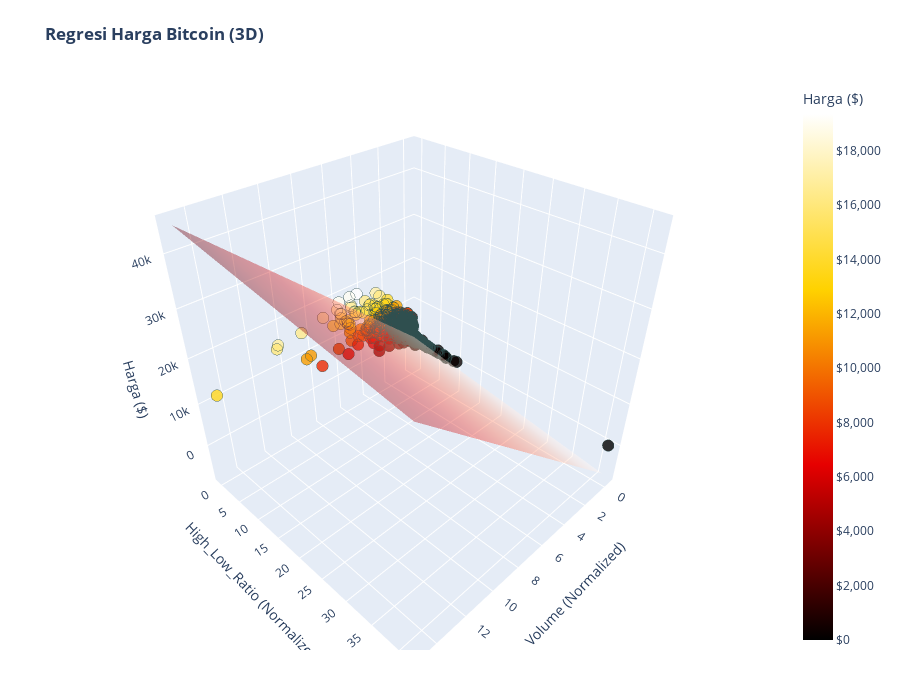

The cell this chart's notebook holds for it:
### Code cell
import plotly.graph_objects as go
import numpy as np
import pandas as pd
import statsmodels.api as sm
from sklearn.preprocessing import StandardScaler
from sklearn.metrics import mean_squared_error
import warnings
warnings.filterwarnings('ignore')

#  Ambil data harga Bitcoin dari GitHub
print("📊 Loading Bitcoin data...")
url = "https://raw.githubusercontent.com/Alam-A99/Case-Study/refs/heads/main/BTC-USD.csv"
df = pd.read_csv(url)

# 🗓️ Ubah kolom Date jadi format tanggal, terus dipakai jadi index
df['Date'] = pd.to_datetime(df['Date'])
df.set_index('Date', inplace=True)

#  Bikin indikator tambahan biar datanya lebih kaya
df['High_Low_Ratio'] = df['High'] / df['Low']     # bandingin harga tertinggi sama terendah
df['Price_Range'] = df['High'] - df['Low']       # selisih harga tertinggi dan terendah
df = df.dropna()

# 🎯 Tentuin target (harga penutupan) dan fitur yang dipakai
target = 'Close'
selected_features = ['Volume', 'High_Low_Ratio', 'Price_Range']

#  Pisahin data fitur (X) sama target (y)
X_data = df[selected_features]
y_data = df[target]

#  Normalisasi fitur biar skalanya sama rata
scaler = StandardScaler()
X_scaled = pd.DataFrame(
    scaler.fit_transform(X_data), 
    columns=X_data.columns, 
    index=X_data.index
)

#  Bikin model regresi OLS (kayak regresi linear tapi versi statistik)
X_with_const = sm.add_constant(X_scaled)
model = sm.OLS(y_data, X_with_const).fit()
y_pred = model.predict(X_with_const)
coefficients = model.params

#  Siapin data buat plot 3D
feature_x = selected_features[0]  # Volume
feature_y = selected_features[1]  # High_Low_Ratio

x_vals = X_scaled[feature_x]
y_vals = X_scaled[feature_y]
z_vals = y_data

#  Scatter plot 3D buat nampilin data asli Bitcoin
scatter_3d = go.Scatter3d(
    x=x_vals, 
    y=y_vals, 
    z=z_vals,
    mode='markers',
    text=df.index.strftime('%Y-%m-%d'),  # kalau di-hover keluar tanggal
    hovertemplate=(
        " Tanggal: %{text}<br>" +
        " Volume (norm): %{x:.2f}<br>" +
        " HL Ratio (norm): %{y:.2f}<br>" +
        " Close: $%{z:,.0f}<extra></extra>"
    ),
    marker=dict(
        size=4,
        color=z_vals,
        colorscale='Hot',
        opacity=0.8,
        line=dict(width=0.5, color='DarkSlateGrey'),
        colorbar=dict(
            title=" Harga ($)",
            tickformat="$,.0f"
        )
    ),
    name='Data Bitcoin'
)

#  Bikin permukaan (surface) dari hasil regresi biar kelihatan trend garisnya
x_range = np.linspace(x_vals.min(), x_vals.max(), 25)
y_range = np.linspace(y_vals.min(), y_vals.max(), 25)
x_grid, y_grid = np.meshgrid(x_range, y_range)

other_features_mean = X_scaled[selected_features[2:]].mean().values if len(selected_features) > 2 else []
z_surface = coefficients[0] + coefficients[1]*x_grid + coefficients[2]*y_grid
if len(selected_features) > 2:
    for i, mean_val in enumerate(other_features_mean):
        z_surface += coefficients[i+3]*mean_val

surface_3d = go.Surface(
    x=x_grid, 
    y=y_grid, 
    z=z_surface,
    colorscale='Reds',
    opacity=0.4,
    showscale=False,
    name='Regression Surface'
)

#  Atur layout plot
fig = go.Figure(data=[scatter_3d, surface_3d])
fig.update_layout(
    title=f"<b>Regresi Harga Bitcoin (3D)</b>",
    scene=dict(
        xaxis_title=f" {feature_x} (Normalized)",
        yaxis_title=f" {feature_y} (Normalized)",
        zaxis_title=" Harga ($)"
    ),
    height=700,
    margin=dict(l=50, r=50, t=80, b=50)
)

# 🚀 Tampilkan hasil plot interaktif
fig.show()

### Figure 1 — Plotly figure (JSON) as saved in the notebook; plotly's stock layout.template omitted (floating-point values rounded to 4 significant figures; data arrays with more than 128 entries replaced by an {"elided": "..."} marker saying what was removed)
{"data": [{"hovertemplate": " Tanggal: %{text}<br> Volume (norm): %{x:.2f}<br> HL Ratio (norm): %{y:.2f}<br> Close: $%{z:,.0f}<extra></extra>", "marker": {"color": {"elided": "3201 float values"}, "colorbar": {"tickformat": "$,.0f", "title": {"text": " Harga ($)"}}, "colorscale": [[0, "rgb(0,0,0)"], [0.3333, "rgb(230,0,0)"], [0.6667, "rgb(255,210,0)"], [1, "rgb(255,255,255)"]], "line": {"color": "DarkSlateGrey", "width": 0.5}, "opacity": 0.8, "size": 4}, "mode": "markers", "name": "Data Bitcoin", "text": {"elided": "3201 str values"}, "type": "scatter3d", "x": {"elided": "3201 float values"}, "y": {"elided": "3201 float values"}, "z": {"elided": "3201 float values"}}, {"colorscale": [[0, "rgb(255,245,240)"], [0.125, "rgb(254,224,210)"], [0.25, "rgb(252,187,161)"], [0.375, "rgb(252,146,114)"], [0.5, "rgb(251,106,74)"], [0.625, "rgb(239,59,44)"], [0.75, "rgb(203,24,29)"], [0.875, "rgb(165,15,21)"], [1, "rgb(103,0,13)"]], "name": "Regression Surface", "opacity": 0.4, "showscale": false, "type": "surface", "x": {"elided": "25x25 float values"}, "y": {"elided": "25x25 float values"}, "z": {"elided": "25x25 float values"}}], "layout": {"height": 700, "margin": {"b": 50, "l": 50, "r": 50, "t": 80}, "scene": {"xaxis": {"title": {"text": " Volume (Normalized)"}}, "yaxis": {"title": {"text": " High_Low_Ratio (Normalized)"}}, "zaxis": {"title": {"text": " Harga ($)"}}}, "title": {"text": "<b>Regresi Harga Bitcoin (3D)</b>"}}}
